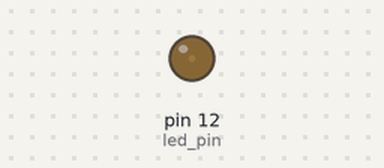
Recording of a program running on a simulated Raspberry Pi (header pin numbers). Parts: output pins drawn as LEDs (lit = HIGH). What the program prints to the terminal is not drawn.

Above: at 0.05 s.
At 0.7 s:
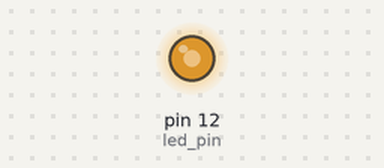
At 1.4 s:
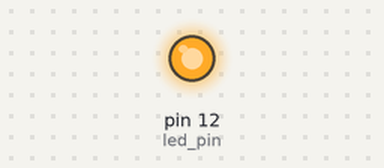
At 2.75 s:
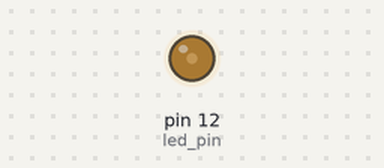
Timing chart, 0 to 5.2 s (numbered marks = the images above):
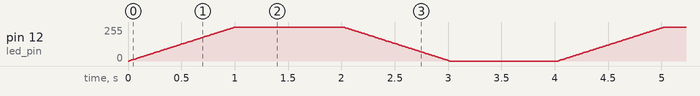

The program:

pwmLED.py
```python
import RPi.GPIO as GPIO
import time

led_pin = 12

def setup():
    global p
    GPIO.setmode(GPIO.BOARD)
    GPIO.setup(led_pin, GPIO.OUT, initial=False)

    p = GPIO.PWM(led_pin, 500)  # Set PWM Frequency to 500Hz
    p.start(0)

def loop():
    while True:
        for dc in range (0, 101, 1):    # Make LED brighter
            p.ChangeDutyCycle(dc)
            time.sleep(0.01)
        time.sleep(1)
        for dc in range (100, -1, -1):  # Make LED dimmer
            p.ChangeDutyCycle(dc)
            time.sleep(0.01)
        time.sleep(1)

def destroy():
    p.stop()    # end PWM
    GPIO.cleanup()

if __name__ == '__main__':
    print('Program starting...')
    setup()
    try:
        loop()
    except KeyboardInterrupt:
        destroy()
```
